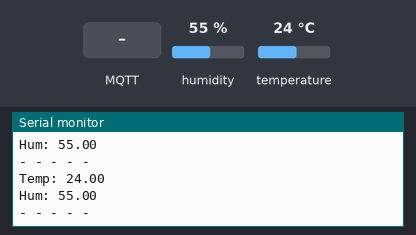
This sketch was run on a simulated ESP32. Shown: the last lines printed to the serial monitor. The test bench sets the inputs (shaded band); at power-on: humidity 55 %, temperature 24 °C. WiFi joins after 1.5 s; servers stay silent unless stated; no MQTT or app messages arrive unless stated.

Above: at 2.7 s.
2.8 s: MQTT message "1" arrives on the first subscribed topic
5.0 s: MQTT message "on" arrives on the first subscribed topic
7.1 s: MQTT message "off" arrives on the first subscribed topic
9.1 s: humidity set to 22 %
At 10.1 s:
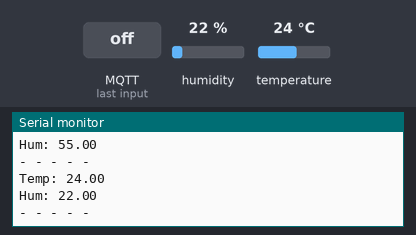
10.6 s: temperature set to 12 °C
At 12.0 s:
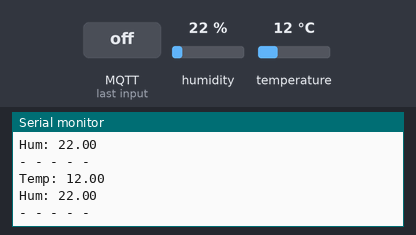
12.1 s: humidity set to 40 %
At 14.4 s:
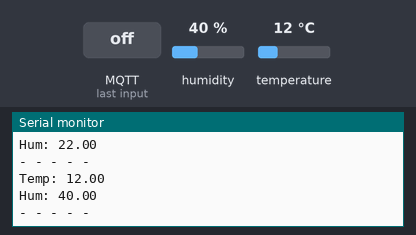
Timing chart, 0 to 14.6 s (numbered marks = the images above; inputs shaded):
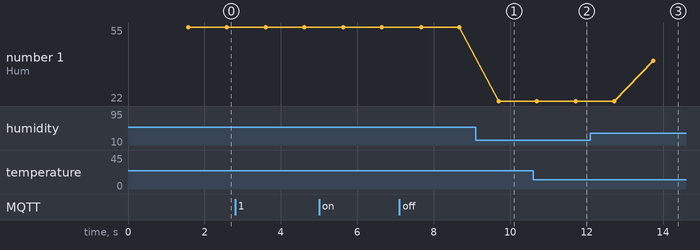

The sketch:

DHT11.ino
```cpp
#include <WiFi.h>
#include <WiFiClientSecure.h>
#include <PubSubClient.h>
#include <DHT.h>

// WiFi Configuration
const char* ssid = "Smarthome";
const char* password = "123456789";

// MQTT Broker Configuration
const char* mqtt_server = "192.168.214.183";
const unsigned int mqtt_port = 8883;
const char* mqtt_username = "master:mqtt_lgc";
const char* mqtt_password = "KOrcZOu7Ymk3dS0Z1v6MeiinYZGq19wo";
const char* mqtt_client_id = "esp32-sensor-01";
const char* last_will_topic = "master/esp32-sensor-01/writeattributevalue/writeAttribute/2y2ylM2ZpbvS16bmzfPvtt";
const char* last_will_message = "0";
const char* subscribe_topic = "master/esp32-sensor-01/attribute/subscribeAttribute/2y2ylM2ZpbvS16bmzfPvtt";


#define DHTPIN 4
#define DHTTYPE DHT11
DHT dht(DHTPIN, DHTTYPE);


WiFiClient espClient;
PubSubClient client(espClient);

void setup() {
  Serial.begin(115200);


  WiFi.begin(ssid, password);
  while (WiFi.status() != WL_CONNECTED) {
    delay(500);
    Serial.print(".");
  }
  Serial.println("Connected to WiFi");
  Serial.println(WiFi.localIP());


  client.setServer(mqtt_server, mqtt_port);
  client.setCallback(mqttCallback);


  dht.begin();
}

void loop() {
  if (!client.connected()) {
    reconnectMQTT();
  }
  client.loop();

  float humidity = dht.readHumidity();
  float temperature = dht.readTemperature();


  if (isnan(humidity) || isnan(temperature)) {
    Serial.println("Failed to read from DHT sensor!");
    return;
  }


  client.publish("master/esp32-sensor-01/writeattributevalue/temperature/2y2ylM2ZpbvS16bmzfPvtt", String(temperature).c_str());
  client.publish("master/esp32-sensor-01/writeattributevalue/humidity/2y2ylM2ZpbvS16bmzfPvtt", String(humidity).c_str());

  Serial.print("Temp: ");
  Serial.println(temperature);
  Serial.print("Hum: ");
  Serial.println(humidity);
  Serial.println("- - - - -");

  delay(1000);
}


void mqttCallback(char* topic, byte* payload, unsigned int length) {
  Serial.print("Message arrived in topic: ");
  Serial.println(topic);
  Serial.print("Message: ");
  for (unsigned int i = 0; i < length; i++) {
    Serial.print((char)payload[i]);
  }
  Serial.println();
}


void reconnectMQTT() {
  while (!client.connected()) {
    Serial.print("Attempting MQTT connection...");
    if (client.connect(mqtt_client_id, mqtt_username, mqtt_password, last_will_topic, 1, true, last_will_message)) {
      Serial.println("connected");
      client.subscribe(subscribe_topic);
    } else {
      Serial.print("failed, rc=");
      Serial.print(client.state());
      Serial.println(" try again in 5 seconds");
      delay(5000);
    }
  }
}
```

Measured:
- after the input at 9.1 s, the serial monitor: prints a new line after 0.59 s (image 1)
- after the input at 10.6 s, the serial monitor: prints a new line after 1.1 s (image 2)
- after the input at 12.1 s, the serial monitor: prints a new line after 1.6 s (image 3)
- plotted number 1: 55 → 22 after the input at 9.1 s, 22 → 40 after the input at 12.1 s
